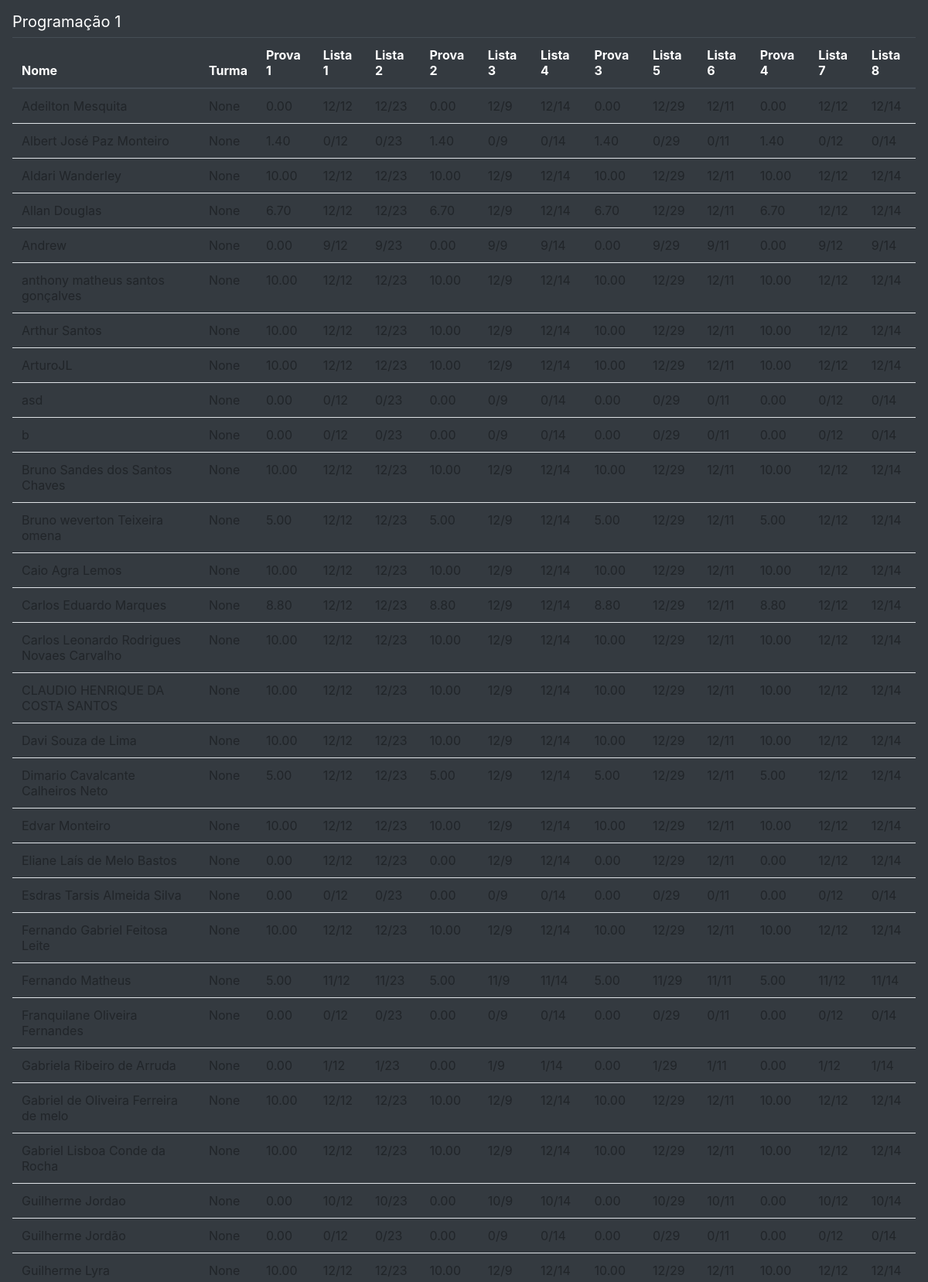
/resolution (upper part), run on the app's committed database.
### nota/models.py (models this page shows, shortened)
class Aluno(models.Model):
    nome = models.CharField(max_length=100)
    turma = models.CharField(null=True, max_length=2)
    prova1 = models.DecimalField(default=0.0, max_digits=4, decimal_places=2)
    lista1 = models.DecimalField(default=0.0, max_digits=4, decimal_places=0)
    lista2 = models.DecimalField(default=0.0, max_digits=4, decimal_places=0)
    prova2 = models.DecimalField(default=0.0, max_digits=4, decimal_places=2)
    lista3 = models.DecimalField(default=0.0, max_digits=4, decimal_places=0)
    lista4 = models.DecimalField(default=0.0, max_digits=4, decimal_places=0)
    prova3 = models.DecimalField(default=0.0, max_digits=4, decimal_places=2)
    lista5 = models.DecimalField(default=0.0, max_digits=4, decimal_places=0)
    lista6 = models.DecimalField(default=0.0, max_digits=4, decimal_places=0)
    prova4 = models.DecimalField(default=0.0, max_digits=4, decimal_places=2)
    lista7 = models.DecimalField(default=0.0, max_digits=4, decimal_places=0)
    lista8 = models.DecimalField(default=0.0, max_digits=4, decimal_places=0)

### nota/views.py (the view)
# urls.py: path('resolution', resolution, name='resolution'),
def resolution(request):
    data = {}
    colunas = ('Nome', 'Turma', 'Prova 1',
    'Lista 1', 'Lista 2', 'Prova 2', 'Lista 3',
    'Lista 4', 'Prova 3', 'Lista 5', 'Lista 6',
    'Prova 4', 'Lista 7', 'Lista 8')
    data['alunos'] = Aluno.objects.all()
    data['colunas'] = colunas
    return render(request, 'nota/resolution.html', data)

### nota/templates/nota/resolution.html
{% extends 'nota/index.html' %}
{% block content %}
<table class="table">
    <thead class="thead-dark">
        <tr>
            {% for coluna in colunas%}
            <th scope="col">{{coluna}}</th>
            {% endfor%}
      </tr>
    </thead>
    <tbody>
        {%for aluno in alunos%}
        <tr>
            <td>{{aluno.nome}}</td>
            <td>{{aluno.turma}}</td>
            <td>{{aluno.prova1}}</td>
            <td>{{aluno.lista1}}/12</td>
            <td>{{aluno.lista2}}/23</td>
            <td>{{aluno.prova2}}</td>
            <td>{{aluno.lista3}}/9</td>
            <td>{{aluno.lista4}}/14</td>
            <td>{{aluno.prova3}}</td>
            <td>{{aluno.lista5}}/29</td>
            <td>{{aluno.lista6}}/11</td>
            <td>{{aluno.prova4}}</td>
            <td>{{aluno.lista7}}/12</td>
            <td>{{aluno.lista8}}/14</td>
        </tr>
        {% endfor %}
    </tbody>
  </table>
{% endblock %}

### nota/templates/nota/index.html (shortened to what this page needs)
{% load static %}
<html>
    <head>
        <link rel="stylesheet" href="https://cdn.jsdelivr.net/npm/bootstrap@4.3.1/dist/css/bootstrap.min.css">
    </head>
    <nav class="navbar navbar-dark bg-dark">
          <a class="navbar-brand" style="color: white;">Programação 1</a>
    {% block content %}
    {% endblock %}
</html>

### data on the page
Aluno: nome "Adeilton Mesquita", turma "None", prova1 "0.00", lista1 "12", lista2 "12", prova2 "0.00", lista3 "12", lista4 "12", prova3 "0.00", lista5 "12", lista6 "12", prova4 "0.00", lista7 "12", lista8 "12"
Aluno: nome "Albert José Paz Monteiro", turma "None", prova1 "1.40", lista1 "0", lista2 "0", prova2 "1.40", lista3 "0", lista4 "0", prova3 "1.40", lista5 "0", lista6 "0", prova4 "1.40", lista7 "0", lista8 "0"
Aluno: nome "Aldari Wanderley", turma "None", prova1 "10.00", lista1 "12", lista2 "12", prova2 "10.00", lista3 "12", lista4 "12", prova3 "10.00", lista5 "12", lista6 "12", prova4 "10.00", lista7 "12", lista8 "12"
Aluno: nome "Allan Douglas", turma "None", prova1 "6.70", lista1 "12", lista2 "12", prova2 "6.70", lista3 "12", lista4 "12", prova3 "6.70", lista5 "12", lista6 "12", prova4 "6.70", lista7 "12", lista8 "12"
Aluno: nome "Andrew", turma "None", prova1 "0.00", lista1 "9", lista2 "9", prova2 "0.00", lista3 "9", lista4 "9", prova3 "0.00", lista5 "9", lista6 "9", prova4 "0.00", lista7 "9", lista8 "9"
Aluno: nome "anthony matheus santos gonçalves", turma "None", prova1 "10.00", lista1 "12", lista2 "12", prova2 "10.00", lista3 "12", lista4 "12", prova3 "10.00", lista5 "12", lista6 "12", prova4 "10.00", lista7 "12", lista8 "12"
Aluno: nome "Arthur Santos", turma "None", prova1 "10.00", lista1 "12", lista2 "12", prova2 "10.00", lista3 "12", lista4 "12", prova3 "10.00", lista5 "12", lista6 "12", prova4 "10.00", lista7 "12", lista8 "12"
Aluno: nome "ArturoJL", turma "None", prova1 "10.00", lista1 "12", lista2 "12", prova2 "10.00", lista3 "12", lista4 "12", prova3 "10.00", lista5 "12", lista6 "12", prova4 "10.00", lista7 "12", lista8 "12"
Aluno: nome "asd", turma "None", prova1 "0.00", lista1 "0", lista2 "0", prova2 "0.00", lista3 "0", lista4 "0", prova3 "0.00", lista5 "0", lista6 "0", prova4 "0.00", lista7 "0", lista8 "0"
Aluno: nome "b", turma "None", prova1 "0.00", lista1 "0", lista2 "0", prova2 "0.00", lista3 "0", lista4 "0", prova3 "0.00", lista5 "0", lista6 "0", prova4 "0.00", lista7 "0", lista8 "0"
Aluno: nome "Bruno Sandes dos Santos Chaves", turma "None", prova1 "10.00", lista1 "12", lista2 "12", prova2 "10.00", lista3 "12", lista4 "12", prova3 "10.00", lista5 "12", lista6 "12", prova4 "10.00", lista7 "12", lista8 "12"
Aluno: nome "Bruno weverton Teixeira omena", turma "None", prova1 "5.00", lista1 "12", lista2 "12", prova2 "5.00", lista3 "12", lista4 "12", prova3 "5.00", lista5 "12", lista6 "12", prova4 "5.00", lista7 "12", lista8 "12"
Aluno: nome "Caio Agra Lemos", turma "None", prova1 "10.00", lista1 "12", lista2 "12", prova2 "10.00", lista3 "12", lista4 "12", prova3 "10.00", lista5 "12", lista6 "12", prova4 "10.00", lista7 "12", lista8 "12"
Aluno: nome "Carlos Eduardo Marques", turma "None", prova1 "8.80", lista1 "12", lista2 "12", prova2 "8.80", lista3 "12", lista4 "12", prova3 "8.80", lista5 "12", lista6 "12", prova4 "8.80", lista7 "12", lista8 "12"
Aluno: nome "Carlos Leonardo Rodrigues Novaes Carvalho", turma "None", prova1 "10.00", lista1 "12", lista2 "12", prova2 "10.00", lista3 "12", lista4 "12", prova3 "10.00", lista5 "12", lista6 "12", prova4 "10.00", lista7 "12", lista8 "12"
Aluno: nome "CLAUDIO HENRIQUE DA COSTA SANTOS", turma "None", prova1 "10.00", lista1 "12", lista2 "12", prova2 "10.00", lista3 "12", lista4 "12", prova3 "10.00", lista5 "12", lista6 "12", prova4 "10.00", lista7 "12", lista8 "12"
Aluno: nome "Davi Souza de Lima", turma "None", prova1 "10.00", lista1 "12", lista2 "12", prova2 "10.00", lista3 "12", lista4 "12", prova3 "10.00", lista5 "12", lista6 "12", prova4 "10.00", lista7 "12", lista8 "12"
Aluno: nome "Dimario Cavalcante Calheiros Neto", turma "None", prova1 "5.00", lista1 "12", lista2 "12", prova2 "5.00", lista3 "12", lista4 "12", prova3 "5.00", lista5 "12", lista6 "12", prova4 "5.00", lista7 "12", lista8 "12"
Aluno: nome "Edvar Monteiro", turma "None", prova1 "10.00", lista1 "12", lista2 "12", prova2 "10.00", lista3 "12", lista4 "12", prova3 "10.00", lista5 "12", lista6 "12", prova4 "10.00", lista7 "12", lista8 "12"
Aluno: nome "Eliane Laís de Melo Bastos", turma "None", prova1 "0.00", lista1 "12", lista2 "12", prova2 "0.00", lista3 "12", lista4 "12", prova3 "0.00", lista5 "12", lista6 "12", prova4 "0.00", lista7 "12", lista8 "12"
Aluno: nome "Esdras Tarsis Almeida Silva", turma "None", prova1 "0.00", lista1 "0", lista2 "0", prova2 "0.00", lista3 "0", lista4 "0", prova3 "0.00", lista5 "0", lista6 "0", prova4 "0.00", lista7 "0", lista8 "0"
Aluno: nome "Fernando Gabriel Feitosa Leite", turma "None", prova1 "10.00", lista1 "12", lista2 "12", prova2 "10.00", lista3 "12", lista4 "12", prova3 "10.00", lista5 "12", lista6 "12", prova4 "10.00", lista7 "12", lista8 "12"
Aluno: nome "Fernando Matheus", turma "None", prova1 "5.00", lista1 "11", lista2 "11", prova2 "5.00", lista3 "11", lista4 "11", prova3 "5.00", lista5 "11", lista6 "11", prova4 "5.00", lista7 "11", lista8 "11"
Aluno: nome "Franquilane Oliveira Fernandes", turma "None", prova1 "0.00", lista1 "0", lista2 "0", prova2 "0.00", lista3 "0", lista4 "0", prova3 "0.00", lista5 "0", lista6 "0", prova4 "0.00", lista7 "0", lista8 "0"
Aluno: nome "Gabriela Ribeiro de Arruda", turma "None", prova1 "0.00", lista1 "1", lista2 "1", prova2 "0.00", lista3 "1", lista4 "1", prova3 "0.00", lista5 "1", lista6 "1", prova4 "0.00", lista7 "1", lista8 "1"
Aluno: nome "Gabriel de Oliveira Ferreira de melo", turma "None", prova1 "10.00", lista1 "12", lista2 "12", prova2 "10.00", lista3 "12", lista4 "12", prova3 "10.00", lista5 "12", lista6 "12", prova4 "10.00", lista7 "12", lista8 "12"
Aluno: nome "Gabriel Lisboa Conde da Rocha", turma "None", prova1 "10.00", lista1 "12", lista2 "12", prova2 "10.00", lista3 "12", lista4 "12", prova3 "10.00", lista5 "12", lista6 "12", prova4 "10.00", lista7 "12", lista8 "12"
Aluno: nome "Guilherme Jordao", turma "None", prova1 "0.00", lista1 "10", lista2 "10", prova2 "0.00", lista3 "10", lista4 "10", prova3 "0.00", lista5 "10", lista6 "10", prova4 "0.00", lista7 "10", lista8 "10"
Aluno: nome "Guilherme Jordão", turma "None", prova1 "0.00", lista1 "0", lista2 "0", prova2 "0.00", lista3 "0", lista4 "0", prova3 "0.00", lista5 "0", lista6 "0", prova4 "0.00", lista7 "0", lista8 "0"
Aluno: nome "Guilherme Lyra", turma "None", prova1 "10.00", lista1 "12", lista2 "12", prova2 "10.00", lista3 "12", lista4 "12", prova3 "10.00", lista5 "12", lista6 "12", prova4 "10.00", lista7 "12", lista8 "12"

### other printed values
{{ coluna }} "Nome" "Turma" "Prova 1" "Lista 1" "Lista 2" "Prova 2" "Lista 3" "Lista 4" "Prova 3" "Lista 5" "Lista 6" "Prova 4" "Lista 7" "Lista 8"
